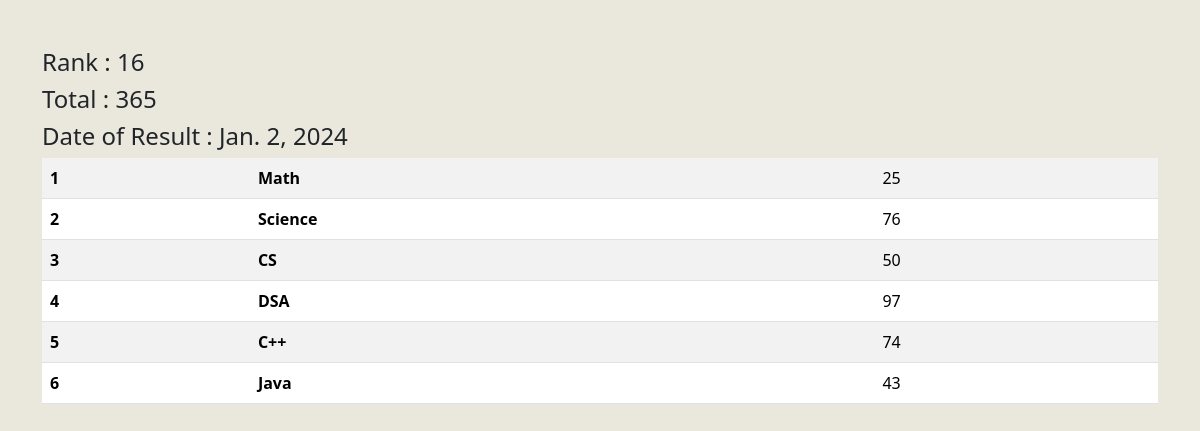
Screenshot of /see_marks/STU-0505 with the database file from the repository.
### home/models.py (models this page shows, shortened)
class SubjectMarks(models.Model):
    student = models.ForeignKey(Student, related_name = "studentmarks", on_delete = models.CASCADE)
    subject = models.ForeignKey(Subject, on_delete = models.CASCADE)
    marks = models.IntegerField()
    class Meta :
        unique_together = ['student' , 'subject']

class Student(models.Model):
    department = models.ForeignKey(Department , related_name="depart" ,on_delete = models.CASCADE )
    student_id = models.OneToOneField(StudentID , related_name = "studentid" , on_delete = models.CASCADE)
    student_name = models.CharField(max_length = 100)
    student_email = models.EmailField(unique = True)
    student_age = models.IntegerField(default = 18)
    student_address = models.TextField()
    is_deleted = models.BooleanField(default=False)
    objects = StudentManager()
    admin_objects = models.Manager()
    class Meta:
        ordering = ['student_name']
        verbose_name = "student"

class ReportCard(models.Model):
    student = models.ForeignKey(Student, related_name="studentreportcard", on_delete = models.CASCADE)
    student_rank = models.IntegerField()
    date_of_report_card = models.DateField(auto_now_add = True)
    class Meta :
        unique_together = ['student_rank','date_of_report_card']

class Subject(models.Model):
    subject_name = models.CharField(max_length=100)

### home/views.py (the view)
# urls.py: path('see_marks/<student_id>', see_marks, name="see_marks"),
def see_marks(request , student_id):
    queryset = SubjectMarks.objects.filter(student__student_id__student_id=student_id)
    total_marks = queryset.aggregate(total_marks = Sum('marks'))
    return render(request, 'report/see_marks.html' , {'queryset' : queryset, 'total_marks' : total_marks } )

### home/templates/report/see_marks.html
{% extends "base.html" %}
{% block start %}
    <div class="container mt-5">
        <h4>Rank : {{queryset.first.student.studentreportcard.first.student_rank}}</h4>
        <h4>Total : {{total_marks.total_marks}}</h4>
        <h4>Date of Result : {{queryset.first.student.studentreportcard.first.date_of_report_card}}</h4>
        <table class="table table-striped">
            <tbody>
                {% for marks in queryset %}
              <tr>
                <th scope="row">{{forloop.counter}}</th>
                <td>
                  <b> {{marks.subject.subject_name}}    </b>
                </td>
                <td>{{marks.marks}}</td>
              </tr>
             {% endfor %}
            </tbody>
        </table>
    </div>
{% endblock %}

### home/templates/base.html (style rules this page uses)
body { background: #EAE7DC; }

### rows the page displays
SubjectMarks: first.student.studentreportcard.first.student_rank "16", first.student.studentreportcard.first.date_of_report_card "Jan. 2, 2024", subject.subject_name "Math", marks "25"
SubjectMarks: subject.subject_name "Science", marks "76"
SubjectMarks: subject.subject_name "CS", marks "50"
SubjectMarks: subject.subject_name "DSA", marks "97"
SubjectMarks: subject.subject_name "C++", marks "74"
SubjectMarks: subject.subject_name "Java", marks "43"

### other values shown
{{ total_marks.total_marks }} "365"
